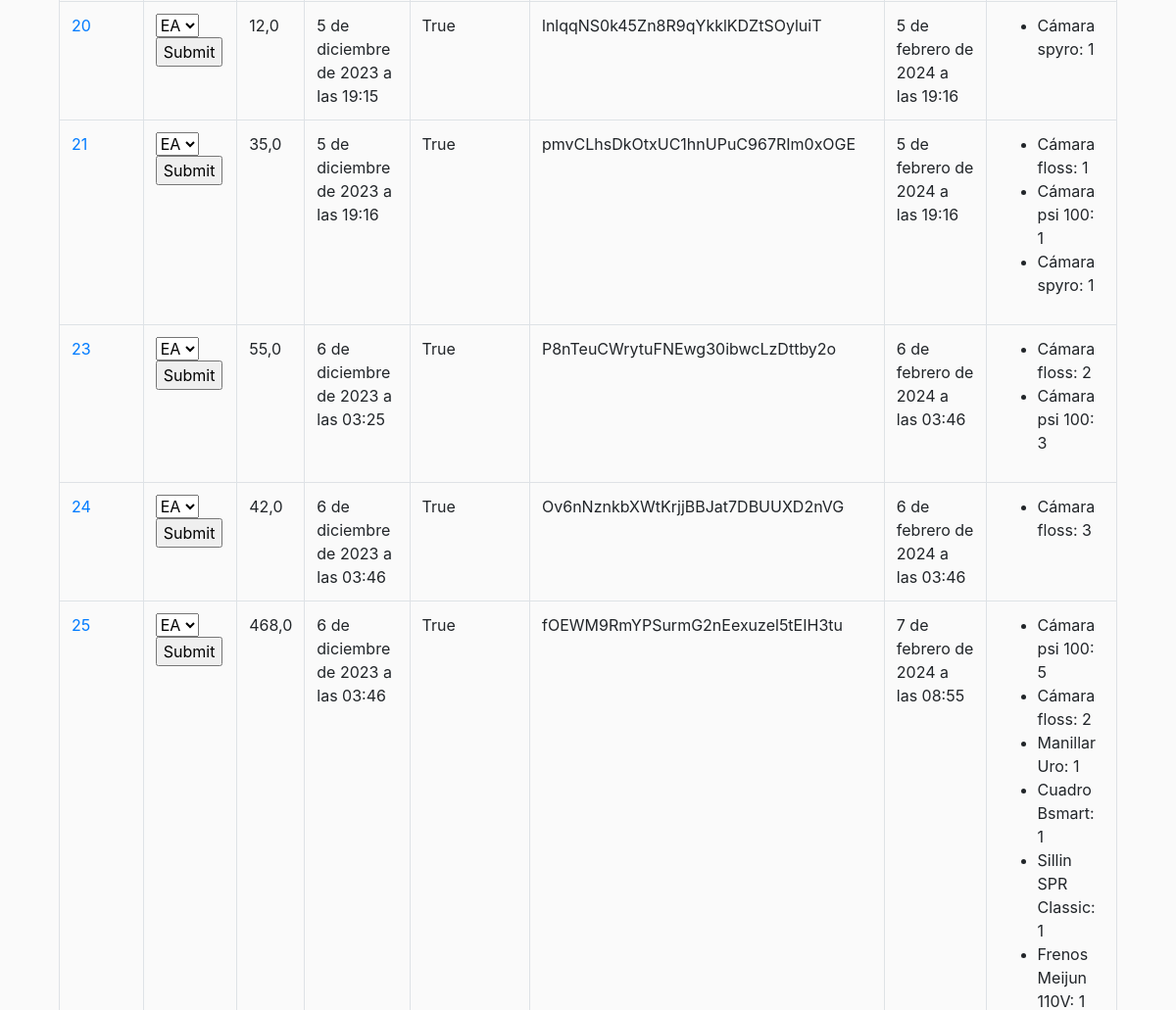
The app's page /store/guest/orders/ (signed in, middle part), older data.
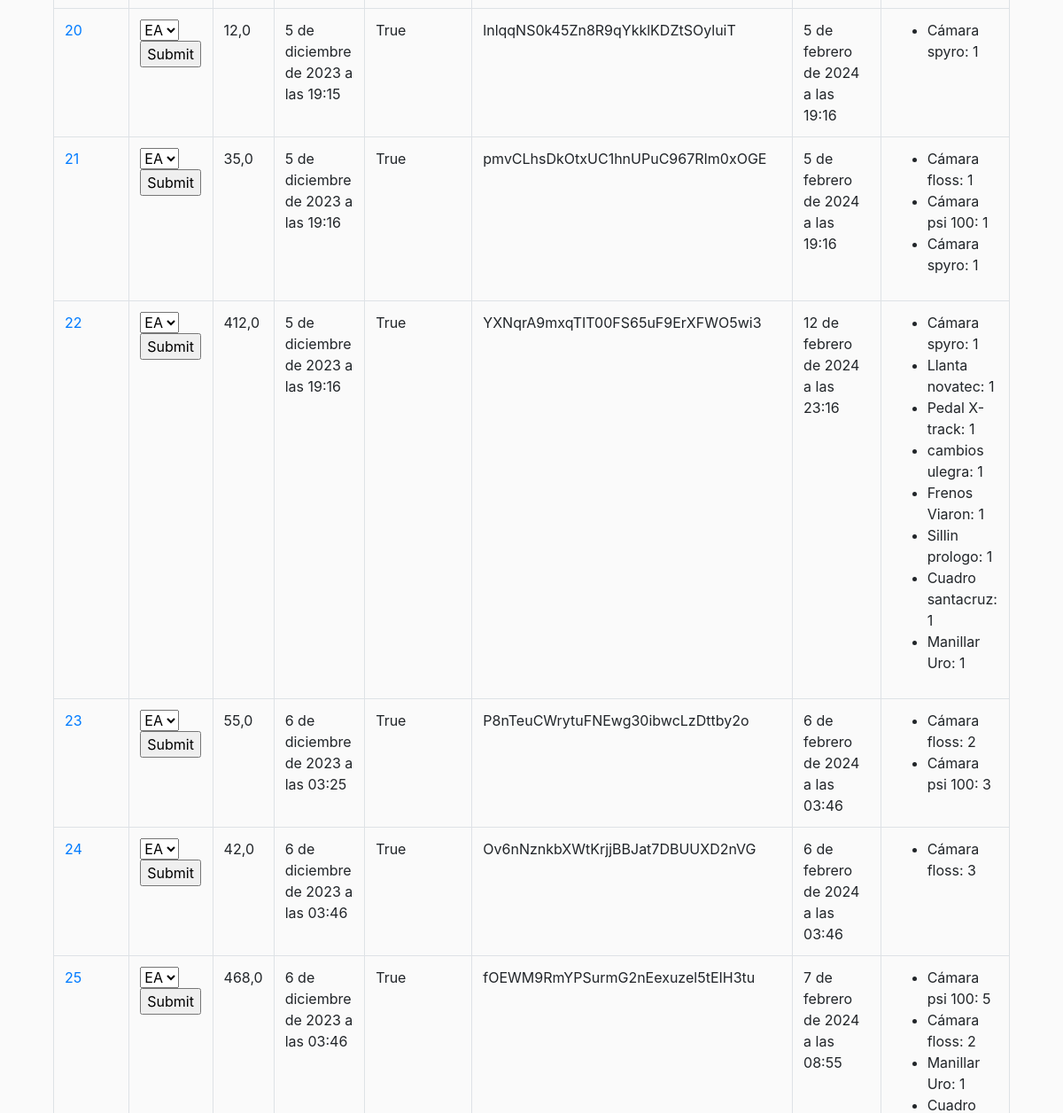
The same page, newer data.
### store/models.py (models this page shows, shortened)
class Order(models.Model):
	id = models.BigAutoField(primary_key=True)  # Campo de clave primaria explícito
	customer = models.ForeignKey(Customer, on_delete=models.SET_NULL, null=True, blank=True)
	date_ordered = models.DateTimeField(auto_now_add=True)
	complete = models.BooleanField(default=False)
	transaction_id = models.CharField(max_length=100, null=True)
	status = models.CharField(max_length=2, choices=STATUS_CHOICES, default='EA')
	estimated_delivery_date = models.DateTimeField(null=True, blank=True)
	refund_requested = models.BooleanField(default=False)
	refund_granted = models.BooleanField(default=False)
	@property
	def get_cart_total(self):
		orderitems = self.orderitem_set.all()
		total = sum([item.get_total for item in orderitems])
		return total
	@property
	def get_cart_items(self):
		orderitems = self.orderitem_set.all()
		total = sum([item.quantity for item in orderitems])
		return total

class OrderItem(models.Model):
	id = models.BigAutoField(primary_key=True)  # Campo de clave primaria explícito
	product = models.ForeignKey(Product, on_delete=models.SET_NULL, null=True)
	order = models.ForeignKey(Order, on_delete=models.SET_NULL, null=True)
	quantity = models.IntegerField(default=0, null=True, blank=True)
	date_added = models.DateTimeField(auto_now_add=True)
	status = models.CharField(max_length=2, choices=STATUS_CHOICES, default='EA')
	@property
	def get_total(self):
		total = self.product.price * self.quantity
		return total

class Product(models.Model):
	id = models.BigAutoField(primary_key=True)  # Campo de clave primaria explícito
	name = models.CharField(max_length=200)
	type = models.CharField(max_length=200,choices=PRODUCT_TYPES,null=True)
	maker = models.CharField(max_length=200,choices=MAKER_TYPES,null=True)
	price = models.FloatField()
	digital = models.BooleanField(default=False,null=True, blank=True)
	image = models.ImageField(null=True, blank=True)
	stock_no = models.IntegerField(default=0, null=True, blank=True, help_text="Enter the stock number")

### store/views.py (the view)
# urls.py: path('guest/orders/', views.guest_orders, name='guest_orders'),
@staff_member_required
def guest_orders(request):
    data = cartData(request)
    cartItems = data['cartItems']
    status = request.GET.get('status', '')
    order_by = request.GET.get('order_by', 'id') or 'id'
    guest_orders = Order.objects.all()
    if status:
        guest_orders = guest_orders.filter(status=status)
    if order_by == 'get_cart_total':
        guest_orders = sorted(guest_orders, key=lambda order: order.get_cart_total)
    else:
        guest_orders = guest_orders.order_by(order_by)
    paginator = Paginator(guest_orders, 10)
    page_number = request.GET.get('page')
    page_obj = paginator.get_page(page_number)
    context = {
        'page_obj': page_obj,
        'cartItems':cartItems,
    }
    return render(request, 'store/guest_orders.html', context)

### store/utils.py (called while the page is built)
def cartData(request):
    types = []  # Initialize types
    if request.user.is_authenticated:
        customer = request.user.customer
        order, created = Order.objects.get_or_create(customer=customer, complete=False)
        items = order.orderitem_set.all()
        cartItems = order.get_cart_items
        for item in items:
            types.append(item.product.type)
    else:
        cookieData = cookieCart(request)
        cartItems = cookieData['cartItems']
        order = cookieData['order']
        items = cookieData['items']
        types = cookieData['types']
    return {'cartItems':cartItems ,'order':order, 'items':items, 'types':types}

### store/templates/store/guest_orders.html (shortened to what this page needs)
{% extends 'store/main.html' %}
{% block content %}
    {% if user.is_staff %}
        <div class="container mt-5">
            <table class="table table-bordered mt-4">
                <tbody>
                    {% for order in page_obj %}
                        {% if order.transaction_id %}
                            <tr>
                                <td><a href="{% url 'track_order' order.id %}">{{ order.id }}</a></td>
                                <td>
                                    <form method="post" action="{% url 'update_order' order.id %}">
                                        <select name="status" onchange="this.form.submit()">
                                            <option value="EA" {% if order.status == "EA" %}selected{% endif %}>EA</option>
                                        </select>
                                        <input type="submit">
                                    </form>
                                </td>
                                <td>{{ order.get_cart_total }}</td>
                                <td>{{ order.date_ordered }}</td>
                                <td>{{ order.complete }}</td>
                                <td>{{ order.transaction_id|default:"No se ha asignado un número de seguimiento" }}</td>
                                <td>{{ order.estimated_delivery_date }}</td>
                                <td>
                                    <ul>
                                        {% for item in order.orderitem_set.all %}
                                            <li>{{ item.product.name }}: {{ item.quantity }}</li>
                                        {% endfor %}
                                    </ul>
                                </td>
                            </tr>
                        {% endif %}
                    {% endfor %}
                </tbody>
            </table>
        </div>
    {% else %}
        <div class="container mt-5">
            <h1>Acceso denegado</h1>
            <p>Tu no tienes permiso para ver esta página.</p>
        </div>
    {% endif %}
{% endblock content %}

Row changes from the older to the newer data that the page shows:
now on this page (row edited): Order: id "22", status "EA", get_cart_total "412,0", date_ordered "5 de diciembre de 2023 a las 19:16", complete "True", transaction_id "YXNqrA9mxqTIT00FS65uF9ErXFWO5wi3", estimated_delivery_date "12 de febrero de 2024 a las 23:16"
now on this page (row unchanged): OrderItem: product.name "Cámara spyro", quantity "1", shown under "22"
added OrderItem: product.name "Llanta novatec", quantity "1", shown under "22"
added OrderItem: product.name "Pedal X-track", quantity "1", shown under "22"
added OrderItem: product.name "cambios ulegra", quantity "1", shown under "22"
added OrderItem: product.name "Frenos Viaron", quantity "1", shown under "22"
added OrderItem: product.name "Sillin prologo", quantity "1", shown under "22"
added OrderItem: product.name "Cuadro santacruz", quantity "1", shown under "22"
added OrderItem: product.name "Manillar Uro", quantity "1", shown under "22"
computed for Order "fOEWM9RmYPSurmG2nEexuzel5tEIH3tu": loses OrderItem (product.name "Cuadro Bsmart", quantity "1"); loses OrderItem (product.name "Sillin SPR Classic", quantity "1"); loses OrderItem (product.name "Frenos Meijun 110V", quantity "1")
